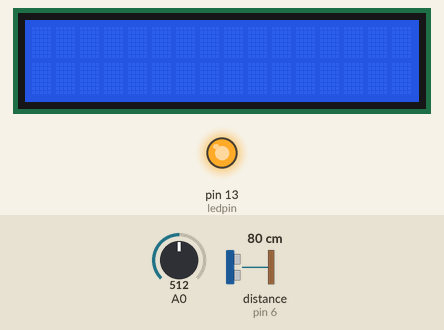
The sketch below on a simulated Arduino Uno, built with avr-gcc and run on an emulated ATmega328P. Parts: 16×2 character LCD, output pins drawn as LEDs (lit = HIGH). Wiring (inferred from the names in the program): ultrasonic range finder: trigger pin 7; echo pin 6. Inputs (shaded band) come from the test bench; at power-on: distance to the obstacle (sensor on pin 6) 80 cm, A0 = 512. The echo pulse lasts 58.3 µs per cm; pins used as bus, display or sensor lines are not drawn; what the sketch prints to the serial monitor is not drawn.

Above: at 1.3 s.
1.4 s: distance to the obstacle (sensor on pin 6) set to 33 cm
2.9 s: distance to the obstacle (sensor on pin 6) set to 30 cm
At 3.07 s:
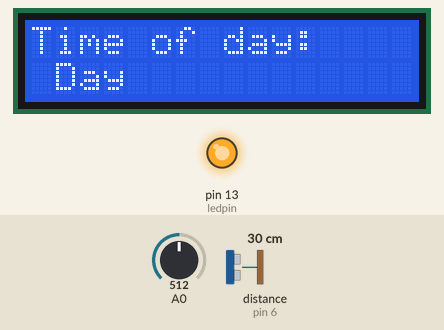
5.5 s: A0 set to 793
8.5 s: A0 set to 811
At 8.57 s:
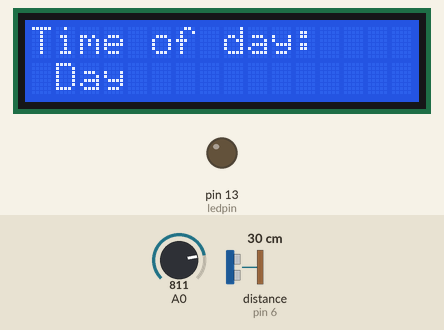
At 9.8 s:
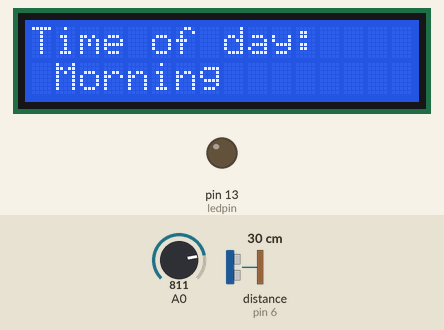
10.1 s: A0 set to 831
11.6 s: A0 set to 858
At 12.9 s:
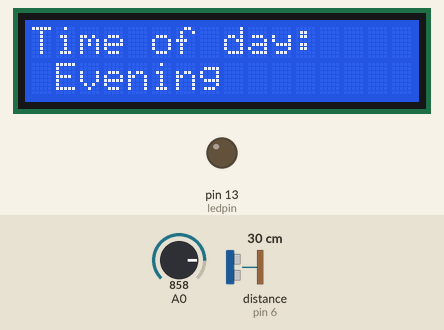
Timing chart, 0 to 14.4 s (numbered marks = the images above; inputs shaded):
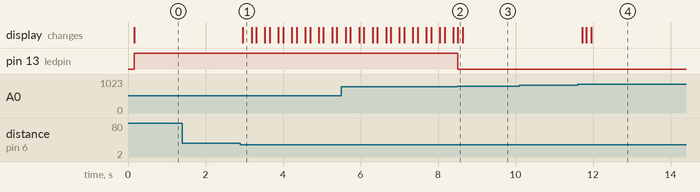

Measured:
- the behaviour switches between 31 and 30 cm on distance to the obstacle (sensor on pin 6) (found by bisection; images 0 and 1)
- the behaviour switches between 799 and 800 on A0 (found by bisection; images 1 and 2)
- the behaviour switches between 849 and 850 on A0 (found by bisection; images 3 and 4)
- after the input at 1.4 s, every drawn part: stays the same
- after the input at 2.9 s, the display: changes after 0.06 s (image 1)
- after the input at 8.5 s, pin 13 (ledpin): HIGH → LOW at once
- after the input at 10.1 s, every drawn part: stays the same
- after the input at 11.6 s, the display: changes after 0.13 s (image 4)

The sketch:

code.ino
```cpp
#include <LiquidCrystal_I2C.h>
#include <Wire.h>

#define ledpin 13
#define trigpin 7
#define echopin 6

LiquidCrystal_I2C lcd(0x27, 16, 2);

float duration, cm;

void setup() {
  Serial.begin(9600);
  delay(100);

  pinMode(trigpin, OUTPUT);
  pinMode(echopin, INPUT);
  pinMode(ledpin, OUTPUT);

  lcd.init();
  lcd.backlight();
  lcd.clear();
}

void loop() {
  int lightlevel = analogRead(A0);

  // Управление светодиодом по уровню освещенности
  if (lightlevel < 800) {
    digitalWrite(ledpin, HIGH);
  } else {
    digitalWrite(ledpin, LOW);
  }
  Serial.println(lightlevel);

  delay(100); // Сглаживание частоты обновления

  // Измерение расстояния ультразвуковым датчиком
  digitalWrite(trigpin, LOW);
  delayMicroseconds(5);
  digitalWrite(trigpin, HIGH);
  delayMicroseconds(10);
  digitalWrite(trigpin, LOW);

  duration = pulseIn(echopin, HIGH);
  cm = duration / 58.0;

  // Если расстояние меньше 30 см, показать время суток
  if (cm < 30) {
    displayTimeOfDay(lightlevel);
  }
  else {
  	lcd.clear();
  }
}

// Функция для отображения времени суток на LCD
void displayTimeOfDay(int lightlevel) {
  lcd.setCursor(0, 0);
  lcd.print("Time of day:");
  lcd.setCursor(0, 1);

  if (lightlevel < 100) {
    lcd.print(" Night     ");
    digitalWrite(ledpin, LOW);
  } else if (lightlevel >= 800 && lightlevel < 850) {
    lcd.print(" Morning ");
    digitalWrite(ledpin, LOW);
  } else if (lightlevel >= 850 && lightlevel < 900) {
    lcd.print(" Evening ");
    digitalWrite(ledpin, LOW);
  } else {
    lcd.print(" Day  ");
    digitalWrite(ledpin, HIGH);
  }
}
```
